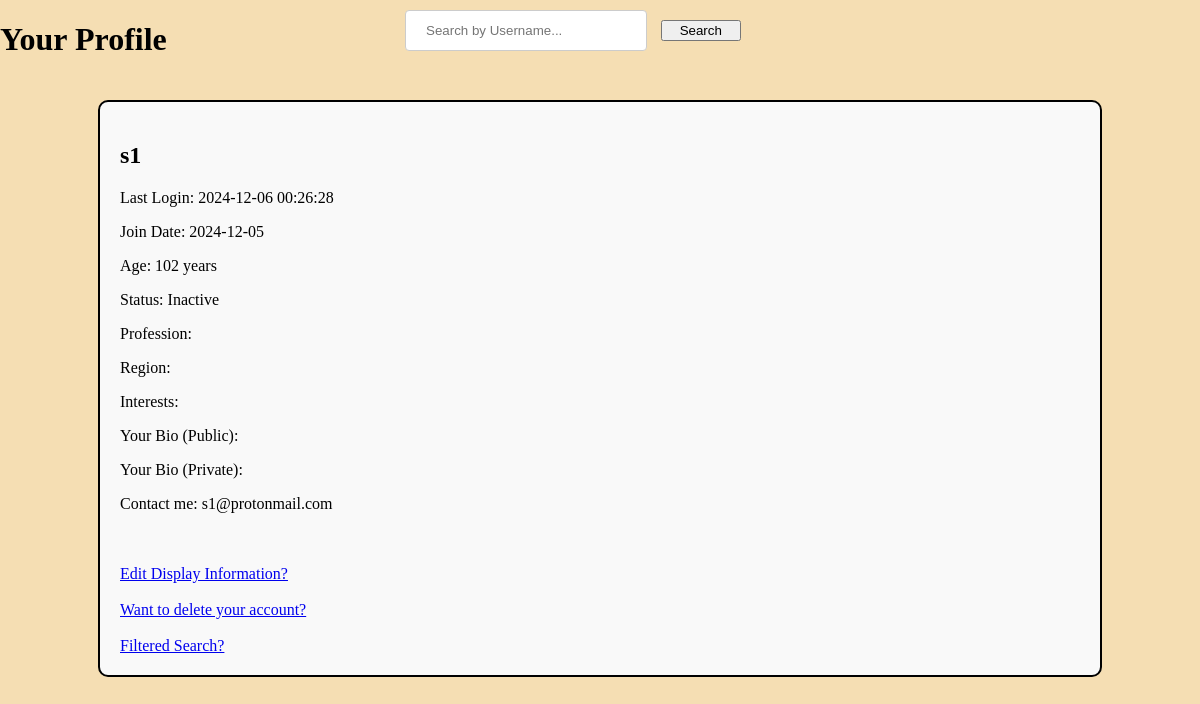
Page /members/display-members.php (signed in) on the committed database.
### tables this page shows
CREATE TABLE Members (
	MemberID INT PRIMARY KEY AUTO_INCREMENT,
	Password VARCHAR(255) NOT NULL,
	Username VARCHAR(255) UNIQUE NOT NULL,
	FirstName VARCHAR(255) NOT NULL,
	LastName VARCHAR(255) NOT NULL,
	Pseudonym VARCHAR(255),
	Email VARCHAR(255) UNIQUE NOT NULL,
	Address TEXT,
	DOB DATE NOT NULL,
	DateJoined DATE NOT NULL,	
	Warnings INT DEFAULT 0,
	Suspensions INT DEFAULT 0,
	Fines INT DEFAULT 0,
	Privilege ENUM('Administrator', 'Senior', 'Junior') DEFAULT 'Junior',
	Status ENUM('Active', 'Inactive', 'Suspended') DEFAULT 'Active',
AccountType ENUM('Real-person', 'Business'),
	LastLogin DATETIME,
	PrivateInformation TEXT,
	PublicInformation TEXT,
	GroupVisibilitySettings TEXT,
	ProfileVisibilitySettings TEXT,
	NeedsPasswordChange BOOLEAN DEFAULT TRUE, 
NeedsUsernameChange BOOLEAN DEFAULT TRUE,
Profession VARCHAR(255),  
Region VARCHAR(255),  
Interests TEXT  
);

### members/display-members.php (the view, shortened to what this page needs)
<?php
    include '../db-connect.php';
    $memberID = $_SESSION['MemberID'];
    $sql = "SELECT *
            FROM Members
            WHERE MemberID = :memberID";
    try {
        $statement = $pdo->prepare($sql);
        $statement->bindParam(':memberID', $memberID, PDO::PARAM_INT);
        $statement->execute();
        $member = $statement->fetch(PDO::FETCH_ASSOC);
        $dob = new DateTime($member['DOB']);
        $today = new DateTime();
        $age = $today->diff($dob)->y;
    } catch (PDOException $e) {
        die("Query failed: " . $e->getMessage());
    }
?>
<!DOCTYPE html>
<html lang="en">
<head>
    <link href="../styles.css?<?php echo time(); ?>" rel="stylesheet"/>
</head>
<body>
    <div class=container-2-horizontal>
        <div class="display-title">
            <h1>Your Profile</h1>
        </div>
        <div class="display-search-bar">
            <form action="./search-members.php" method="POST">
                <input type="text" id="username" name="username" placeholder="Search by Username..." class="search-username" required>
                <button type="submit" name="search-button" class="search-button">Search</button>
            </form>
        </div>
    </div>
    <div class="profile">
        <h2><?php echo htmlspecialchars($member['Username']); ?></h2>
        <p>Last Login: <?php echo htmlspecialchars($member['LastLogin']); ?></p>
        <p>Join Date: <?php echo htmlspecialchars($member['DateJoined']); ?></p>
        <p>Age: <?php echo $age; ?> years</p>
        <p>Status: <?php echo htmlspecialchars($member['Status']); ?></p>
        <p>Profession: <?php echo htmlspecialchars($member['Profession']); ?></p>
        <p>Region: <?php echo htmlspecialchars($member['Region']); ?></p>
        <p>Interests: <?php echo htmlspecialchars($member['Interests']); ?></p>
        <p>Your Bio (Public):</p>
        <p>Your Bio (Private):</p>
        <p>Contact me: <?php echo htmlspecialchars($member['Email']); ?></p>
        <br>
        <br>
        <a href="./edit-members.php">Edit Display Information?</a>
        <br>
        <br>
        <a href="./delete-members.php">Want to delete your account?</a>
        <br>
        <br>
        <a href="./filtered-search-members.php">Filtered Search?</a>
    </div>
</body>
</html>

### styles.css (style rules this page uses)
body, html { height: 100%; display: flex; margin: 0; padding: 0; flex-direction: column; background-color: wheat; }
input[type="text"], input[type="password"], input[type="email"], input[type="date"] { width: 100%; padding: 12px 20px; margin: 8px 0; display: inline-block; border: 1px solid #ccc; border-radius: 4px; box-sizing: border-box; }
.display-title { width: 30%; }
.display-search-bar { width: 70%; }
.profile { width: 80%; margin: 20px auto; padding: 20px; border: 2px solid #000000; border-radius: 10px; background-color: #f9f9f9; }
.search-username[type="text"] { width: 30%; margin: 10px; }
.search-button[type="submit"] { width: 10%; }
.container-2-horizontal { display: flex; flex-direction: row; justify-content: space-between; gap: 50px; }

### rows in the picture
members: Username "s1", LastLogin "2024-12-06 00:26:28", DateJoined "2024-12-05", Status "Inactive", Email "s1@protonmail.com"
